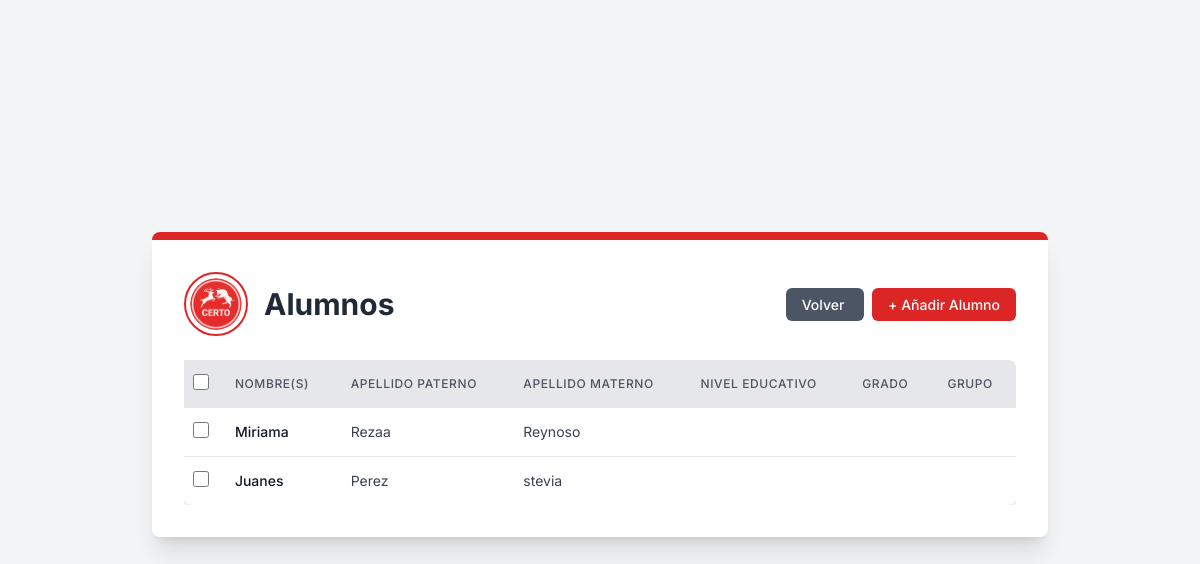
Page /core/students/ (signed in) on the earlier database version.
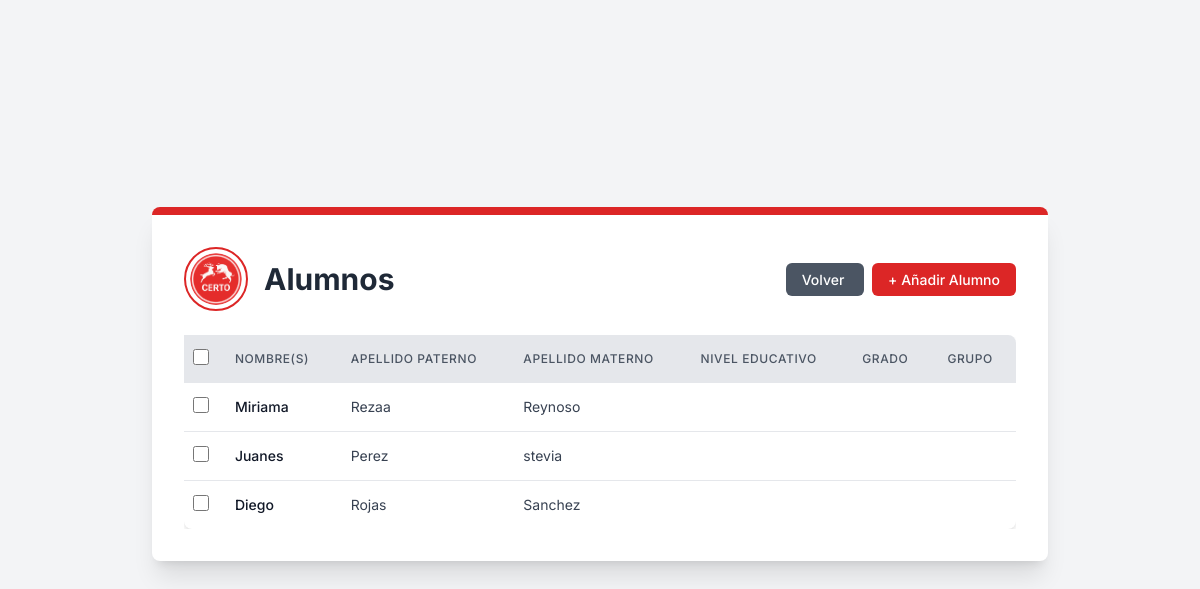
Same page on the later database version.
### core/models.py (models this page shows, shortened)
class Alumnos(models.Model):
    nombre = models.CharField(max_length=100, verbose_name='Nombre')
    paterno = models.CharField(max_length=100, verbose_name='Apellido Paterno')
    materno = models.CharField(max_length=100, verbose_name='Apellido Materno')
    tutorId = models.ForeignKey(Tutor, on_delete=models.CASCADE, verbose_name='Tutor')
    nivelEducativo = models.ForeignKey(NivelEducativo, on_delete=models.CASCADE, verbose_name='Nivel educativo')
    class Meta:
        verbose_name_plural = 'Alumnos'
        verbose_name = 'Alumno'

### core/views.py (the view, shortened to what this page needs)
# urls.py: path("students/", views.students, name="students"),
def students(request):
    if not request.user.is_authenticated:
        return redirect('core:signInUp')
    if request.user.is_staff:
        students = Alumnos.objects.all()
        return render(request, 'students/students_list_view.html', {'students': students})

### core/templates/Students/students_list_view.html (shortened to what this page needs)
{% extends "main.html" %} {% load static %}{% block content %}
<div
  class="bg-white p-8 rounded-lg shadow-xl max-w-4xl w-full border-t-8 border-primary-red mb-8"
>
  <div class="flex flex-col md:flex-row items-center justify-between mb-6">
    <div class="flex items-center mb-4 md:mb-0">
      <img
        src="{% static 'img/logos/logo.png' %}"
        alt="Logo de la Cafetería Certo"
        class="w-16 h-16 rounded-full border-2 border-primary-red p-1 object-cover mr-4"
      />
      <h1 class="text-3xl font-bold text-gray-800">Alumnos</h1>
    </div>
    <div class="text-right">
      <a
        href="/core/dashboard"
        class="px-4 py-2 text-sm font-medium text-white bg-gray-600 rounded-md hover:bg-gray-700 transition duration-300 ease-in-out mr-2"
      >
        Volver
      </a>
      <a
        href="{% url 'core:createStudents' %}"
        class="px-4 py-2 text-sm font-medium text-white bg-primary-red rounded-md hover:bg-red-700 transition duration-300 ease-in-out"
      >
        + Añadir Alumno
      </a>
    </div>
  </div>
  <div class="overflow-x-auto">
    <form
      id="deleteForm"
      method="post"
      action="{% url 'core:bulk_delete' 'Alumnos' 'core:students' %}"
    >
    <table class="min-w-full bg-white rounded-lg shadow-custom">
      <thead class="bg-gray-200">
        <tr>
          <th class="py-3 px-2 text-center">
            <input
              type="checkbox"
              id="selectAll"
              class="form-checkbox h-4 w-4 text-primary-red"
            />
          </th>
          <th
            class="py-3 px-4 text-left text-xs font-medium text-gray-600 uppercase tracking-wider"
          >
            Nombre(s)
          </th>
          <th
            class="py-3 px-4 text-left text-xs font-medium text-gray-600 uppercase tracking-wider"
          >
            Apellido Paterno
          </th>
          <th
            class="py-3 px-4 text-left text-xs font-medium text-gray-600 uppercase tracking-wider"
          >
            Apellido Materno
          </th>
          <th
            class="py-3 px-4 text-left text-xs font-medium text-gray-600 uppercase tracking-wider"
          >
            Nivel Educativo
          </th>
          <th
            class="py-3 px-4 text-left text-xs font-medium text-gray-600 uppercase tracking-wider"
          >
            Grado
          </th>
          <th
            class="py-3 px-4 text-left text-xs font-medium text-gray-600 uppercase tracking-wider rounded-tr-lg"
          >
            Grupo
          </th>
        </tr>
      </thead>
      <tbody class="divide-y divide-gray-200">
        {% for student in students %}
        <tr class="hover:bg-gray-50 cursor-pointer" onclick="window.location.href='{% url 'core:createStudents' %}?id={{ student.id }}'">
          <td class="py-3 px-2 text-center">
              <input
                type="checkbox"
                name="selected_ids"
                value="{{ student.id }}"
                class="rowCheckbox form-checkbox h-4 w-4 text-primary-red"
                onclick="event.stopPropagation();"
              />
          </td>
          <td
            class="py-3 px-4 whitespace-nowrap text-sm font-medium text-gray-900"
          >
            {{ student.nombre }}
          </td>
          <td class="py-3 px-4 whitespace-nowrap text-sm text-gray-700">
            {{ student.paterno }}
          </td>
          <td class="py-3 px-4 whitespace-nowrap text-sm text-gray-700">
            {{ student.materno }}
          </td>
          <td class="py-3 px-4 whitespace-nowrap text-sm text-gray-700">
          </td>
          <td class="py-3 px-4 whitespace-nowrap text-sm text-gray-700">
          </td>
          <td class="py-3 px-4 whitespace-nowrap text-sm text-gray-700">
          </td>
        </tr>
        {% endfor %}
      </tbody>
    </table>
  </div>
</div>
{% endblock %}

### core/templates/main.html (shortened to what this page needs)
{% load static %}
<!DOCTYPE html>
<html lang="es">
  <head>
    <script src="https://cdn.tailwindcss.com"></script>
    <link
      href="https://cdn.jsdelivr.net/npm/select2@4.1.0-rc.0/dist/css/select2.min.css"
      rel="stylesheet"
    />
    <link rel="stylesheet" href="{% static 'css/main.css' %}" />
  </head>
  <body class="flex items-center justify-center min-h-screen p-4">
    {% block content %} {% endblock %}
  </body>
</html>

### static/css/main.css (style rules this page uses)
body { font-family: "Inter", sans-serif; background-color: #f3f4f6; }
.bg-primary-red { background-color: #dc2626; }
.text-primary-red { color: #dc2626; }
.border-primary-red { border-color: #dc2626; }
.shadow-custom { box-shadow: 0 4px 6px -1px rgba(0, 0, 0, 0.1), 0 2px 4px -1px rgba(0, 0, 0, 0.06); }

Differences in the rows shown:
added Alumnos: nombre "Diego", paterno "Rojas", materno "Sanchez"
